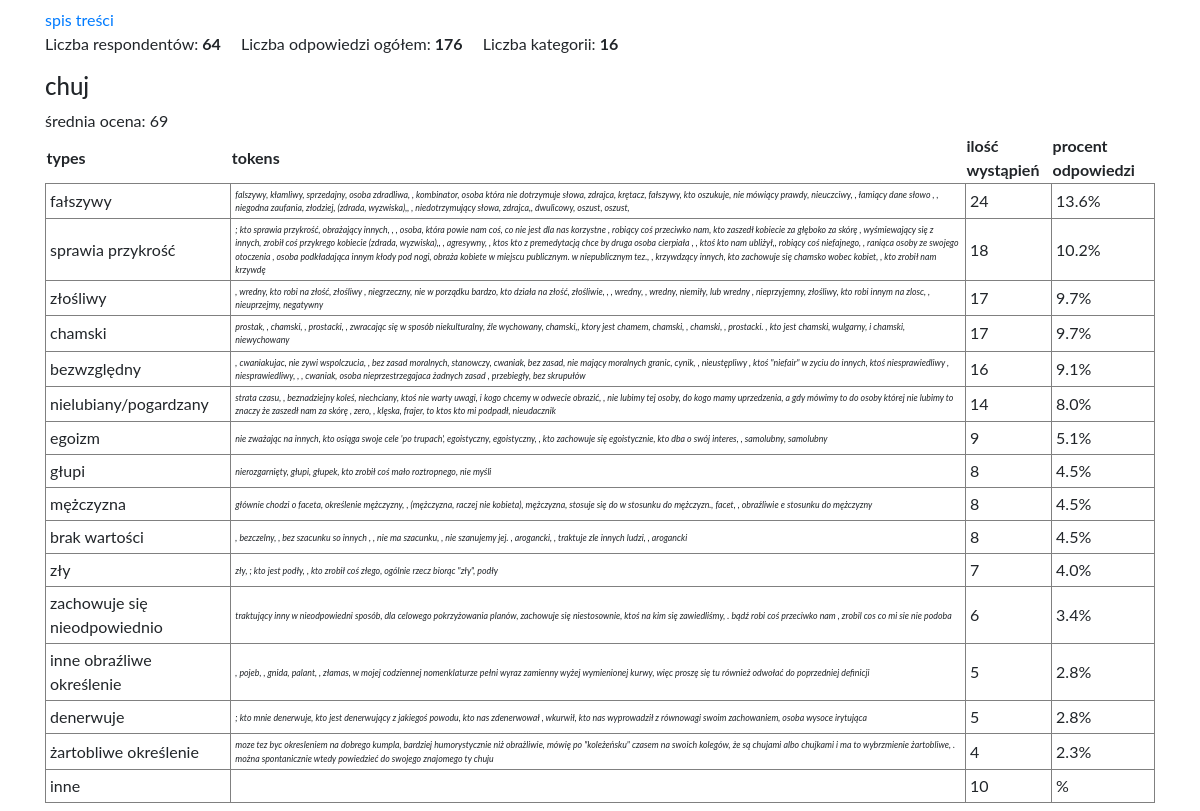
The page /chuj on the database its author committed.
### web/models.py (models this page shows)
class Answer(models.Model):
    value = models.CharField(max_length=200, null=True, blank=True, default="no answer")
    power = models.CharField(max_length=200, null=True, blank=True, default="no answer")
    category = models.CharField(max_length=250, null=True, blank=True, default="no answer")
    responder = models.ForeignKey(Responder, null=True, blank=True, on_delete=models.CASCADE)

### web/views.py (the view)
def chuj(request):
    return create_poll2_table(request, "chuj")

### web/core.py (called while the page is built)
def add_other_category(categories, overall_number):
    new_categories = []
    others = []
    number = 0
    for category in categories:
        if category[1] >= 3:
            new_categories.append(category)
        else:
            others.append(category)
    for c in others:
        number += c[1]
    percent_value = '{0:.1f}'.format(( number / overall_number) * 100)
    other = ("inne", number, percent_value, "")
    new_categories.append(other)
    return new_categories

def flatten(l):
    return list(itertools.chain(*l))

def dedup(l):
    return list(dict.fromkeys(l))

def get_important(answer, answer_list):
    related_answers = answer_list.filter(category=answer.category)
    power_sum = 0
    responds = 0
    for a in related_answers:
        if a.value != "no answer" and a.power != "no answer" and a.power:
            print(a.power)
            power_sum += int(a.power)
            responds += 1
    average_power = int(power_sum / responds) if responds else "-"
    number = answer_list.filter(category=answer.category).count()
    category_answers = set([ o.value.lower() for o in answer_list.filter(category=answer.category)])
    example_str = ", ".join(category_answers)
    percent_value = '{0:.1f}'.format(( number / answer_list.count()) * 100)
    return (answer.category, number, average_power, example_str, percent_value)

### web/templates/poll2_table.html
{% extends 'base.html' %}
{% block content %}
<div class="container mt-2 mb-2">
  <p class="mb-0"><a href="{% url 'index' %}">spis treści</a></p>
  <p>
    <span class="mr-3">Liczba respondentów: <b>64</b></span>
    <span class="mr-3">Liczba odpowiedzi ogółem: <b>{{overall_answers}}</b></span>
    <span class="mr-3">Liczba kategorii: <b>{{categories| length}}</b></span>
  </p>
  <h4>{{key}}</h4>
  <p class="mb-0">średnia ocena: {{average_power}}</p>
  <table>
    <thead>
      <th>types</th>
      <th>tokens</th>
      <th>ilość wystąpień</th>
      <th>procent odpowiedzi</th>
    </thead>
    <tbody>
      {% for answer in categories %}
        <tr>
          <td>
            {{answer.0}}
          </td>
          <td class="tokens">
            {{answer.3}}
          </td>
          <td>
            {{answer.1}}
          </td>
          <td>
            {{answer.4}}%
          </td>
        </tr>
      {% endfor %}
    </tbody>
  </table>
  </div>
{% endblock %}

### web/static/css/main.css (style rules this page uses)
body { font-size: 1rem; font-family: "Lato"; }
table td { border: 1px solid grey; padding: .25rem }
.tokens { font-size: .55rem; font-style: italic; }

### rows shown on the page
Answer: category "fałszywy"
Answer: category "sprawia przykrość"
Answer: category "złośliwy"
Answer: category "chamski"
Answer: category "bezwzględny"
Answer: category "nielubiany/pogardzany"
Answer: category "egoizm"
Answer: category "głupi"
Answer: category "mężczyzna"
Answer: category "brak wartości"
Answer: category "zły"
Answer: category "zachowuje się nieodpowiednio"
Answer: category "inne obraźliwe określenie"
Answer: category "denerwuje"
Answer: category "żartobliwe określenie"

### other values the page prints
{{ overall_answers }} "176"
{{ categories| length }} "16"
{{ key }} "chuj"
{{ average_power }} "69"
{{ answer.1 }} "24" "18" "17" "17" "16" "14" "9" "8" "8" "8" "7" "6" "5" "5" "4" "10"
{{ answer.4 }} "13.6" "10.2" "9.7" "9.7" "9.1" "8.0" "5.1" "4.5" "4.5" "4.5" "4.0" "3.4" "2.8" "2.8" "2.3"
{{ answer.3 }} "nie zważając na innych, kto osiąga swoje cele 'po trupach', egoistyczny, egoistyczny, , kto zachowuje się egoistycznie, kto dba o swój interes, , samolubny, samolubny" "nierozgarnięty, głupi, głupek, kto zrobił coś mało roztropnego, nie myśli" "głównie chodzi o faceta, określenie mężczyzny, , (mężczyzna, raczej nie kobieta), mężczyzna, stosuje się do w stosunku do mężczyzn., facet, , obraźliwie e stosunku do mężczyzny" ", bezczelny, , bez szacunku so innych , , nie ma szacunku, , nie szanujemy jej. , arogancki, , traktuje zle innych ludzi, , arogancki" "zły, ; kto jest podły, , kto zrobił coś złego, ogólnie rzecz biorąc \"zły\", podły" "traktujący inny w nieodpowiedni sposób, dla celowego pokrzyżowania planów, zachowuje się niestosownie, ktoś na kim się zawiedliśmy, . bądź robi coś przeciwko nam , zrobil cos co mi sie nie podoba" ", pojeb, , gnida, palant, , złamas, w mojej codziennej nomenklaturze pełni wyraz zamienny wyżej wymienionej kurwy, więc proszę się tu również odwołać do poprzedniej definicji" "; kto mnie denerwuje, kto jest denerwujący z jakiegoś powodu, kto nas zdenerwował , wkurwił, kto nas wyprowadził z równowagi swoim zachowaniem, osoba wysoce irytująca"
{{ answer.0 }} "inne"
